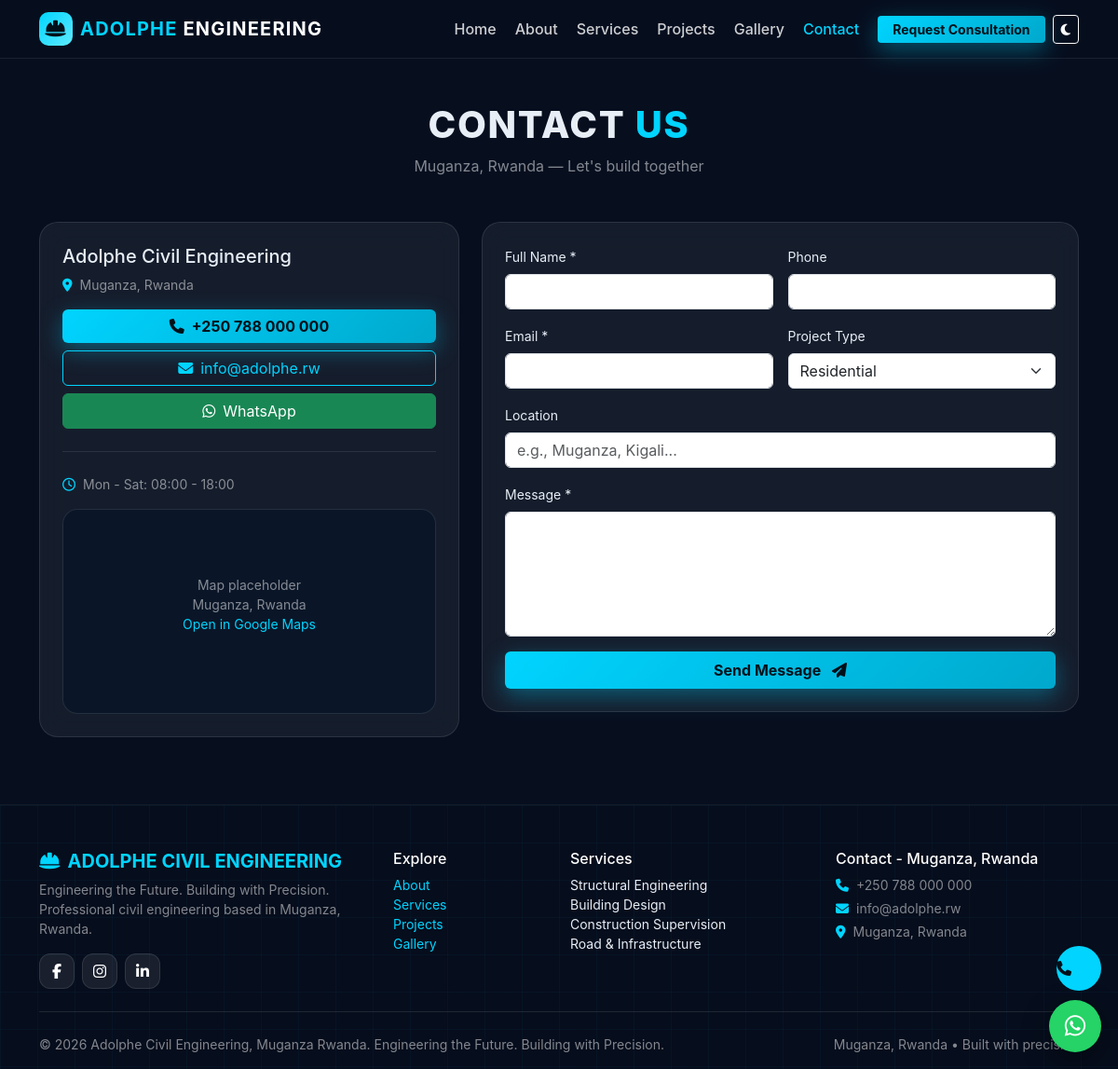
The page /contact.php on the database its author committed.
### tables this page shows
CREATE TABLE `site_settings` (
  `id` INT UNSIGNED AUTO_INCREMENT PRIMARY KEY,
  `setting_key` VARCHAR(100) NOT NULL UNIQUE,
  `setting_value` TEXT,
  `updated_at` TIMESTAMP DEFAULT CURRENT_TIMESTAMP ON UPDATE CURRENT_TIMESTAMP
);

### includes/functions.php (called while the page is built, shortened)
<?php
function e($str){ return htmlspecialchars($str ?? '', ENT_QUOTES, 'UTF-8'); }
function get_setting(PDO $pdo, string $key, $default=''){
    static $cache=[];
    if(isset($cache[$key])) return $cache[$key];
    $stmt=$pdo->prepare("SELECT setting_value FROM site_settings WHERE setting_key=?");
    $stmt->execute([$key]);
    $v=$stmt->fetchColumn();
    $cache[$key]= $v!==false ? $v : $default;
    return $cache[$key];
}

### contact.php (the view, shortened to what this page needs)
<?php
require_once 'config/database.php';
require_once 'includes/functions.php';
include 'includes/header.php';
$phone=get_setting($pdo,'phone','+250 788 000 000');
$email=get_setting($pdo,'email','info@adolphe.rw');
$wa=get_setting($pdo,'whatsapp','+250788000000');
$waClean=preg_replace('/[^0-9]/','',$wa);
$loc=get_setting($pdo,'location','Muganza, Rwanda');
?>
<section class="section" style="padding-top:110px">
  <div class="container">
    <div class="text-center mb-5" data-aos="fade-up">
      <h1 class="section-title">CONTACT <span>US</span></h1><p class="text-white-50">Muganza, Rwanda — Let's build together</p>
    </div>
    <div class="row g-4">
      <div class="col-lg-5" data-aos="fade-right">
        <div class="glass-card p-4">
          <h5>Adolphe Civil Engineering</h5>
          <p class="small text-white-50"><i class="fa-solid fa-location-dot text-cyan me-2"></i><?= e($loc) ?></p>
          <div class="d-grid gap-2 mt-3">
            <a href="tel:<?= e($phone) ?>" class="btn btn-cyan"><i class="fa-solid fa-phone me-2"></i><?= e($phone) ?></a>
            <a href="mailto:<?= e($email) ?>" class="btn btn-outline-cyan"><i class="fa-solid fa-envelope me-2"></i><?= e($email) ?></a>
            <a href="https://wa.me/<?= e($waClean) ?>" target="_blank" class="btn btn-success"><i class="fab fa-whatsapp me-2"></i>WhatsApp</a>
          </div>
          <hr class="border-secondary my-4">
          <p class="small text-white-50"><i class="fa-regular fa-clock me-2 text-cyan"></i><?= e(get_setting($pdo,'working_hours','Mon - Sat: 08:00 - 18:00')) ?></p>
          <div class="rounded-4 overflow-hidden mt-3" style="height:220px;background:#0a1628;display:grid;place-items:center;border:1px solid rgba(255,255,255,.1)">
            <?php $map=get_setting($pdo,'map_embed',''); if($map): echo $map; else: ?>
            <p class="small text-white-50 text-center p-3">Map placeholder<br>Muganza, Rwanda<br><a href="https://maps.google.com/?q=Muganza,Rwanda" target="_blank" class="text-cyan">Open in Google Maps</a></p>
            <?php endif; ?>
          </div>
        </div>
      </div>
      <div class="col-lg-7" data-aos="fade-left">
        <div class="glass-card p-4">
          <form method="post" novalidate>
            <div class="row g-3">
              <div class="col-md-6"><label class="form-label small">Full Name *</label><input name="name" required class="form-control" value="<?= e($_POST['name'] ?? '') ?>"></div>
              <div class="col-md-6"><label class="form-label small">Phone</label><input name="phone" class="form-control" value="<?= e($_POST['phone'] ?? '') ?>"></div>
              <div class="col-md-6"><label class="form-label small">Email *</label><input name="email" type="email" required class="form-control" value="<?= e($_POST['email'] ?? '') ?>"></div>
              <div class="col-md-6"><label class="form-label small">Project Type</label><select name="project_type" class="form-select"><option>Residential</option></select></div>
              <div class="col-12"><label class="form-label small">Location</label><input name="location" class="form-control" placeholder="e.g., Muganza, Kigali..." value="<?= e($_POST['location'] ?? '') ?>"></div>
              <div class="col-12"><label class="form-label small">Message *</label><textarea name="message" rows="5" required class="form-control"><?= e($_POST['message'] ?? '') ?></textarea></div>
              <div class="col-12"><button class="btn btn-cyan w-100 py-2">Send Message <i class="fa-solid fa-paper-plane ms-2"></i></button></div>
            </div>
          </form>
        </div>
      </div>
    </div>
  </div>
</section>
<?php include 'includes/footer.php'; ?>

### assets/css/style.css (style rules this page uses)
:root { --navy:#0a1628; --navy2:#0f2040; --cyan:#00d4ff; --cyan2:#00a8cc; --glass:rgba(255,255,255,.07); --glass-b:rgba(255,255,255,.12); --text:#e8eef6; --muted:#9aa8c0; }
* { scroll-behavior:smooth }
body { font-family:'Inter',system-ui,-apple-system,Segoe UI,Roboto,Arial,sans-serif;background:#070f1f;color:var(--text);overflow-x:hidden }
a { color:var(--cyan);text-decoration:none }
.text-cyan { color:var(--cyan)!important }
.btn-cyan { background:linear-gradient(135deg,var(--cyan),var(--cyan2));color:#00111a;font-weight:700;border:none;box-shadow:0 8px 24px rgba(0,212,255,.35) }
.btn-outline-cyan { border:1px solid var(--cyan);color:var(--cyan) }
.section { padding:72px 0;position:relative }
.section-title { font-weight:800;letter-spacing:.04em }
.section-title span { color:var(--cyan) }
.glass-card { background:rgba(255,255,255,.06);backdrop-filter:blur(14px);border:1px solid rgba(255,255,255,.1);border-radius:20px;transition:.3s }

### rows shown on the page
site_settings: setting_value "Muganza, Rwanda"
site_settings: setting_value "Mon - Sat: 08:00 - 18:00"

### other values the page prints
$phone "+250 788 000 000"
$email "info@adolphe.rw"
get_setting($pdo,'location','Muganza, Rwanda') "Muganza, Rwanda"
$footerText "© 2026 Adolphe Civil Engineering, Muganza Rwanda. Engineering the Future. Building with Precision."
